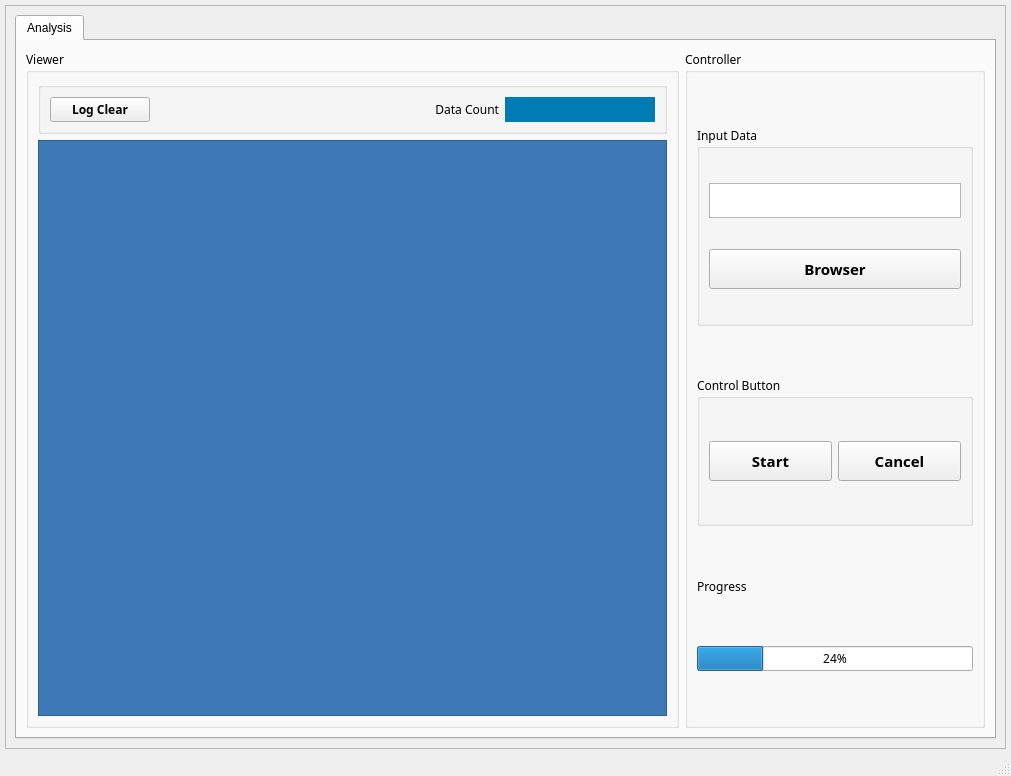
<?xml version="1.0" encoding="UTF-8"?>
<ui version="4.0">
 <class>MainWindow</class>
 <widget class="QMainWindow" name="MainWindow">
  <property name="geometry">
   <rect>
    <x>0</x>
    <y>0</y>
    <width>1011</width>
    <height>776</height>
   </rect>
  </property>
  <property name="windowTitle">
   <string>DOCFormatter</string>
  </property>
  <property name="windowIcon">
   <iconset>
    <normaloff>main_icon.ico</normaloff>main_icon.ico</iconset>
  </property>
  <widget class="QWidget" name="centralwidget">
   <layout class="QVBoxLayout" name="verticalLayout_9">
    <property name="leftMargin">
     <number>5</number>
    </property>
    <property name="topMargin">
     <number>5</number>
    </property>
    <property name="rightMargin">
     <number>5</number>
    </property>
    <property name="bottomMargin">
     <number>5</number>
    </property>
    <item>
     <widget class="QScrollArea" name="scrollArea">
      <property name="widgetResizable">
       <bool>true</bool>
      </property>
      <widget class="QWidget" name="scrollAreaWidgetContents_3">
       <property name="geometry">
        <rect>
         <x>0</x>
         <y>0</y>
         <width>999</width>
         <height>723</height>
        </rect>
       </property>
       <layout class="QHBoxLayout" name="horizontalLayout">
        <item>
         <widget class="QTabWidget" name="tabWidget">
          <property name="enabled">
           <bool>true</bool>
          </property>
          <property name="layoutDirection">
           <enum>Qt::LeftToRight</enum>
          </property>
          <property name="tabPosition">
           <enum>QTabWidget::North</enum>
          </property>
          <property name="tabShape">
           <enum>QTabWidget::Rounded</enum>
          </property>
          <property name="currentIndex">
           <number>0</number>
          </property>
          <widget class="QWidget" name="Formatter">
           <attribute name="title">
            <string>Analysis</string>
           </attribute>
           <layout class="QHBoxLayout" name="horizontalLayout_8">
            <item>
             <widget class="QGroupBox" name="groupBox_2">
              <property name="font">
               <font>
                <family>맑은 고딕</family>
               </font>
              </property>
              <property name="title">
               <string>Viewer</string>
              </property>
              <layout class="QVBoxLayout" name="verticalLayout_2">
               <item>
                <widget class="QGroupBox" name="groupBox">
                 <property name="title">
                  <string/>
                 </property>
                 <layout class="QHBoxLayout" name="horizontalLayout_4">
                  <item>
                   <widget class="QPushButton" name="pushButton_clear">
                    <property name="maximumSize">
                     <size>
                      <width>100</width>
                      <height>16777215</height>
                     </size>
                    </property>
                    <property name="font">
                     <font>
                      <pointsize>9</pointsize>
                      <weight>75</weight>
                      <bold>true</bold>
                     </font>
                    </property>
                    <property name="text">
                     <string>Log Clear</string>
                    </property>
                   </widget>
                  </item>
                  <item>
                   <widget class="QLabel" name="label_2">
                    <property name="text">
                     <string>Data Count</string>
                    </property>
                    <property name="alignment">
                     <set>Qt::AlignRight|Qt::AlignTrailing|Qt::AlignVCenter</set>
                    </property>
                   </widget>
                  </item>
                  <item>
                   <widget class="QLabel" name="label_count">
                    <property name="maximumSize">
                     <size>
                      <width>150</width>
                      <height>16777215</height>
                     </size>
                    </property>
                    <property name="styleSheet">
                     <string notr="true">background-color: rgb(0, 124, 181);
color: rgb(255, 255, 255);</string>
                    </property>
                    <property name="text">
                     <string/>
                    </property>
                    <property name="alignment">
                     <set>Qt::AlignCenter</set>
                    </property>
                   </widget>
                  </item>
                 </layout>
                </widget>
               </item>
               <item>
                <widget class="QPlainTextEdit" name="plainTextEdit_print">
                 <property name="styleSheet">
                  <string notr="true">color: rgb(255, 255, 255);
background-color: rgb(60, 121, 182);</string>
                 </property>
                 <property name="readOnly">
                  <bool>true</bool>
                 </property>
                </widget>
               </item>
              </layout>
             </widget>
            </item>
            <item>
             <widget class="QGroupBox" name="groupBox_1">
              <property name="enabled">
               <bool>true</bool>
              </property>
              <property name="minimumSize">
               <size>
                <width>281</width>
                <height>561</height>
               </size>
              </property>
              <property name="maximumSize">
               <size>
                <width>300</width>
                <height>16777215</height>
               </size>
              </property>
              <property name="font">
               <font>
                <family>맑은 고딕</family>
               </font>
              </property>
              <property name="title">
               <string>Controller</string>
              </property>
              <layout class="QVBoxLayout" name="verticalLayout">
               <item>
                <widget class="QGroupBox" name="groupBox_9">
                 <property name="maximumSize">
                  <size>
                   <width>16777215</width>
                   <height>200</height>
                  </size>
                 </property>
                 <property name="title">
                  <string>Input Data</string>
                 </property>
                 <layout class="QVBoxLayout" name="verticalLayout_10">
                  <item>
                   <widget class="QTextEdit" name="textEdit_browser">
                    <property name="enabled">
                     <bool>true</bool>
                    </property>
                    <property name="maximumSize">
                     <size>
                      <width>16777215</width>
                      <height>35</height>
                     </size>
                    </property>
                   </widget>
                  </item>
                  <item>
                   <widget class="QPushButton" name="pushButton_browser">
                    <property name="maximumSize">
                     <size>
                      <width>16777215</width>
                      <height>40</height>
                     </size>
                    </property>
                    <property name="font">
                     <font>
                      <family>맑은 고딕</family>
                      <pointsize>11</pointsize>
                      <weight>75</weight>
                      <bold>true</bold>
                     </font>
                    </property>
                    <property name="text">
                     <string>Browser</string>
                    </property>
                   </widget>
                  </item>
                 </layout>
                </widget>
               </item>
               <item>
                <widget class="QGroupBox" name="groupBox_6">
                 <property name="maximumSize">
                  <size>
                   <width>300</width>
                   <height>150</height>
                  </size>
                 </property>
                 <property name="title">
                  <string>Control Button</string>
                 </property>
                 <layout class="QHBoxLayout" name="horizontalLayout_3">
                  <item>
                   <widget class="QPushButton" name="pushButton_start">
                    <property name="maximumSize">
                     <size>
                      <width>16777215</width>
                      <height>40</height>
                     </size>
                    </property>
                    <property name="font">
                     <font>
                      <family>맑은 고딕</family>
                      <pointsize>11</pointsize>
                      <weight>75</weight>
                      <bold>true</bold>
                     </font>
                    </property>
                    <property name="autoFillBackground">
                     <bool>true</bool>
                    </property>
                    <property name="styleSheet">
                     <string notr="true"/>
                    </property>
                    <property name="text">
                     <string>Start</string>
                    </property>
                   </widget>
                  </item>
                  <item>
                   <widget class="QPushButton" name="pushButton_cancel">
                    <property name="maximumSize">
                     <size>
                      <width>16777215</width>
                      <height>40</height>
                     </size>
                    </property>
                    <property name="font">
                     <font>
                      <family>맑은 고딕</family>
                      <pointsize>11</pointsize>
                      <weight>75</weight>
                      <bold>true</bold>
                     </font>
                    </property>
                    <property name="styleSheet">
                     <string notr="true"/>
                    </property>
                    <property name="text">
                     <string>Cancel</string>
                    </property>
                   </widget>
                  </item>
                 </layout>
                </widget>
               </item>
               <item>
                <widget class="QLabel" name="label_progress">
                 <property name="maximumSize">
                  <size>
                   <width>16777215</width>
                   <height>20</height>
                  </size>
                 </property>
                 <property name="text">
                  <string>Progress</string>
                 </property>
                </widget>
               </item>
               <item>
                <widget class="QProgressBar" name="progressBar">
                 <property name="enabled">
                  <bool>true</bool>
                 </property>
                 <property name="value">
                  <number>24</number>
                 </property>
                </widget>
               </item>
              </layout>
             </widget>
            </item>
           </layout>
          </widget>
         </widget>
        </item>
       </layout>
      </widget>
     </widget>
    </item>
   </layout>
  </widget>
  <widget class="QMenuBar" name="menubar">
   <property name="geometry">
    <rect>
     <x>0</x>
     <y>0</y>
     <width>1011</width>
     <height>21</height>
    </rect>
   </property>
  </widget>
  <widget class="QStatusBar" name="statusbar"/>
 </widget>
 <resources/>
 <connections/>
</ui>
